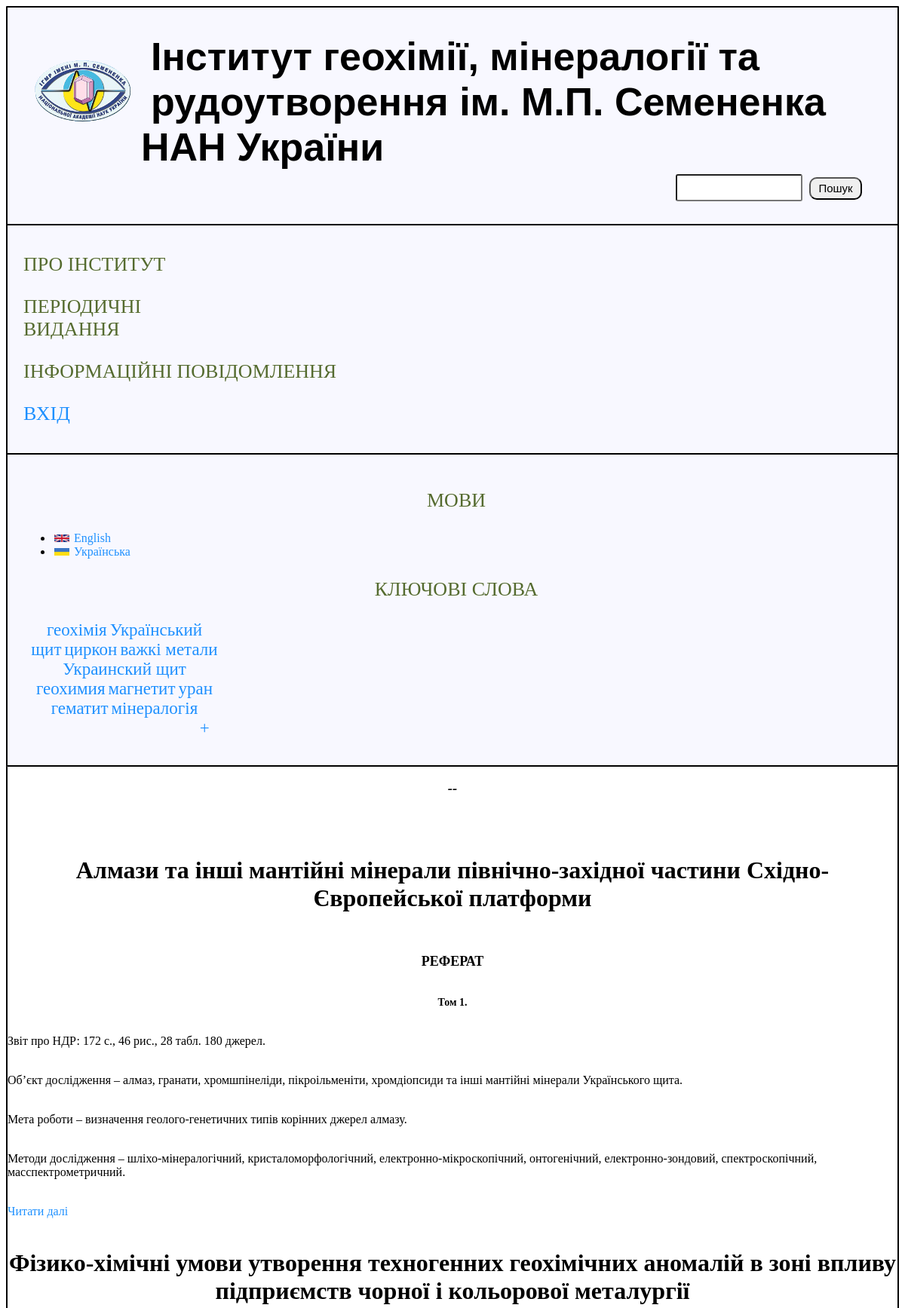
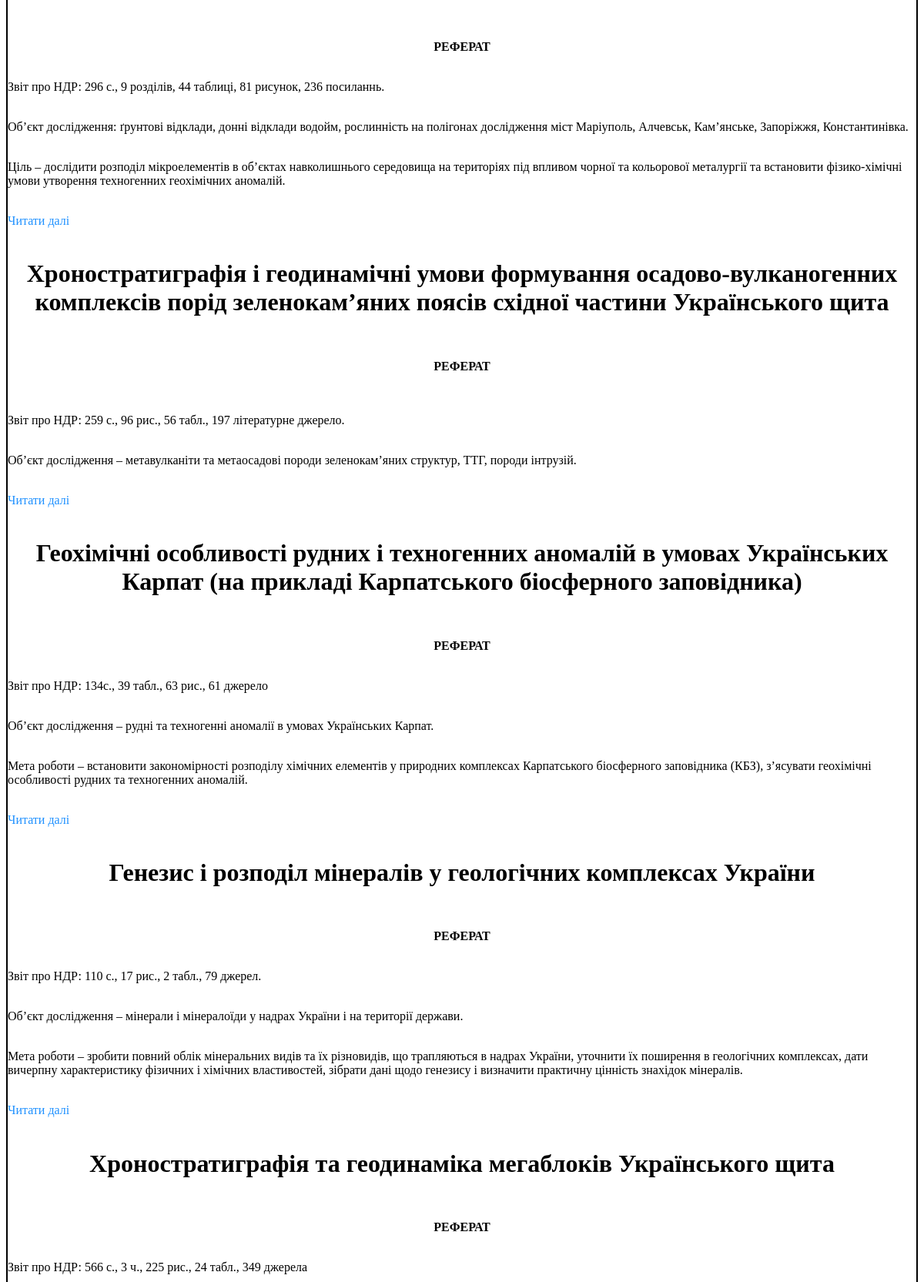
The app's page /view_keywords.php (upper part) with its own data (2 pictures, top to bottom).
### tables this page shows
CREATE TABLE `keywords` (
  `word_id` int(11) NOT NULL,
  `keyword` varchar(255) NOT NULL
);

CREATE TABLE `projects` (
  `proj_id` int(10) NOT NULL,
  `authors` longtext NOT NULL,
  `other` longtext NOT NULL,
  `title` longtext NOT NULL,
  `anotation` longtext NOT NULL,
  `main` longtext NOT NULL,
  `keywords` longtext NOT NULL,
  `leader` varchar(255) NOT NULL,
  `rk` varchar(255) NOT NULL,
  `data` varchar(100) NOT NULL
);

### view_keywords.php (the view, shortened to what this page needs)
<!DOCTYPE html>
<html>
<head>
	<link rel="stylesheet" type="text/css" href="css/style.css">
	<link rel="stylesheet" type="text/css" href="css/reset.css">
</head>
<body>
	<div id="block-body">
	<header id="head">
		<div id="block-header">
			<?php
				include("include/block-header.php");
			?>
		</div>
	</header>
	<div id="block-left">
		<?php
			include("include/block-left.php");
		?>
	</div>
	<div id="block-right">
		<?php
			include("include/block-right.php");
		?>
	</div>
	<div id="block-content">
		<center>
			<h3>
				<i>-<?php echo $key; ?>-</i>
			</h3>
		</center>
		<br>
	 			<?php
	 				$result = mysql_query("SELECT * FROM projects WHERE keywords LIKE '%$key%'",$link);
	 				if (mysql_num_rows($result) > 0)
					{
 						$row = mysql_fetch_array($result);
 					do
 					{
 						echo
 						'
 							<h1>'.$row["title"].'</h1><br>
 						';
 						echo $row["anotation"];
 						echo
 						'
 							<a class="asp" href="view_project.php?title='.$row["title"].'">Читати далі</a><br>
 						';
 					}
    				while ($row = mysql_fetch_array($result));
				}
					$result1 = mysql_query("SELECT * FROM articles WHERE keywords LIKE '%$key%'",$link);
	 				if (mysql_num_rows($result1) > 0)
					{
 						$row1 = mysql_fetch_array($result1);
 					do
 					{
 						echo
 						'
 							<h1>'.$row1["art_title"].'</h1><br>
 						';
 						echo
 						'
 							<a class="asp" href="view_article.php?art_id='.$row1["art_id"].'">Читати далі</a><br>
 						';
 					}
    				while ($row1 = mysql_fetch_array($result1));
				}
	 			?>
	</div>
	</div>
</body>
</html>

### include/block-right.php (shortened to what this page needs)
<link rel="stylesheet" type="text/css" href="css/style.css">
<link rel="stylesheet" type="text/css" href="css/reset.css">
<?php
    $key = $_GET["keyword"];
?>
<div class="center">
    <p class="zaglavie">МОВИ</p>
<ul class="listik">
    <li><img src="img/uk.gif" class="lang"><a href="">English</a></li>
    <li><img src="img/ua.gif" class="lang"><a href="">Українська</a></li>
</ul>
<p class="zaglavie">КЛЮЧОВІ СЛОВА</p>
<p class="words">
    <?php
    $result=mysql_query("SELECT * FROM  keywords LIMIT 10");
        if (mysql_num_rows($result) > 0)
        {
            $row = mysql_fetch_array($result);
                do
                {
                    echo
                    '
                        <a href="view_keywords.php?keyword='.$row["keyword"].'">'.$row["keyword"].'</a>
                    ';
                }
            while ($row = mysql_fetch_array($result));
        }
    ?>
    <br>
        <a class="plus" href="keywords.php">+</a>
</p>
</div>

### css/style.css (style rules this page uses)
#block-body { background-color: #F8F8FF; max-width: 100%; margin: 0 auto; border: 1px solid; }
header { max-width: 100%; border: 1px solid; }
p.zaglavie { color: #556B2F; font-weight: normal; font-size: 26px; font-family: 'Georgia'; margin-left: 10px; }
#block-content { border: 1px solid; background-color: white; }
#block-content h1 { text-align: center; padding-top: 20px; }
.words { margin-left: 10px; width: 250px; }
.words a { text-decoration: none; color: #1E90FF; font-size: 23px; }
.lang { margin-left: 2px; }
.listik li { text-align: left; }
.listik img { width: 20px; height: 10px; margin-right: 6px; }
.asp { color: #1E90FF; text-decoration: none; }
.plus { margin-left: 85%; }
#block-left { border: 1px solid; text-align: left; padding: 11px; }
#block-right { border: 1px solid; padding: 20px; }
.center { text-align: center; }

### records on screen
keywords: keyword "геохімія"
keywords: keyword "Український щит"
keywords: keyword "циркон"
keywords: keyword "важкі метали"
keywords: keyword "Украинский щит"
keywords: keyword "геохимия"
keywords: keyword "магнетит"
keywords: keyword "уран"
keywords: keyword "гематит"
keywords: keyword "мінералогія"
projects: title "Алмази та інші мантійні мінерали північно-західної частини Східно-Європейської платформи", anotation "РЕФЕРАТ Том 1. Звіт про НДР: 172 с., 46 рис., 28 табл. 180 джерел. Об’єкт дослідження – алмаз, гранати, хромшпінеліди, пікроільменіти, хромдіопсиди та інші мантійні мінерали Українського щита. Мета роботи – визначення геолого-генетичних типів корінних джерел алмазу. Методи дослідження – шліхо-мінералогічний, кристаломорфологічний, електронно-мікроскопічний, онтогенічний, електронно-зондовий, спектроскопічний, масспектрометричний."
projects: title "Фізико-хімічні умови утворення техногенних геохімічних аномалій в зоні впливу підприємств чорної і кольорової металургії", anotation "РЕФЕРАТ Звіт про НДР: 296 с., 9 розділів, 44 таблиці, 81 рисунок, 236 посиланнь. Об’єкт дослідження: ґрунтові відклади, донні відклади водойм, рослинність на полігонах дослідження міст Маріуполь, Алчевськ, Кам’янське, Запоріжжя, Константинівка. Ціль – дослідити розподіл мікроелементів в об’єктах навколишнього середовища на територіях під впливом чорної та кольорової металургії та встановити фізико-хімічні умови утворення техногенних геохімічних аномалій."
projects: title "Хроностратиграфія і геодинамічні умови формування осадово-вулканогенних комплексів порід зеленокам’яних поясів східної частини Українського щита", anotation "РЕФЕРАТ Звіт про НДР: 259 с., 96 рис., 56 табл., 197 літературнe джерелo. Об’єкт дослідження – метавулканіти та метаосадові породи зеленокам’яних структур, ТТГ, породи інтрузій."
projects: title "Геохімічні особливості рудних і техногенних аномалій в умовах Українських Карпат (на прикладі Карпатського біосферного заповідника)", anotation "РЕФЕРАТ Звіт про НДР: 134с., 39 табл., 63 рис., 61 джерело Об’єкт дослідження – рудні та техногенні аномалії в умовах Українських Карпат. Мета роботи – встановити закономірності розподілу хімічних елементів у природних комплексах Карпатського біосферного заповідника (КБЗ), з’ясувати геохімічні особливості рудних та техногенних аномалій."
projects: title "Генезис і розподіл мінералів у геологічних комплексах України", anotation "РЕФЕРАТ Звіт про НДР: 110 с., 17 рис., 2 табл., 79 джерел. Об’єкт дослідження – мінерали і мінералоїди у надрах України і на території держави. Мета роботи – зробити повний облік мінеральних видів та їх різновидів, що трапляються в надрах України, уточнити їх поширення в геологічних комплексах, дати вичерпну характеристику фізичних і хімічних властивостей, зібрати дані щодо генезису і визначити практичну цінність знахідок мінералів."
projects: title "Хроностратиграфія та геодинаміка мегаблоків Українського щита", anotation "РЕФЕРАТ Звіт про НДР: 566 с., 3 ч., 225 рис., 24 табл., 349 джерела"
